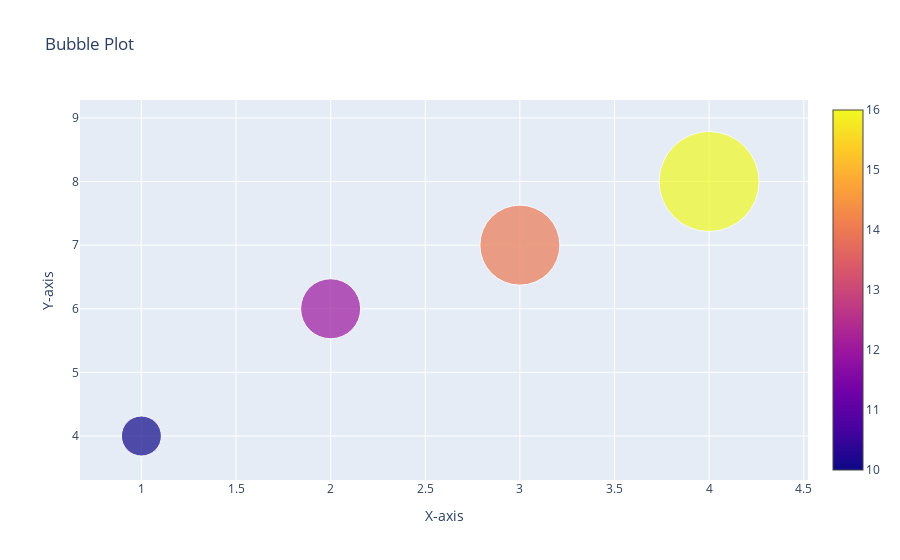

Notebook cell for this chart:
### Code cell
x = [1,2,3,4]
y = [4,6,7,8]

fig = go.Figure(go.Scatter(x=x,y=y,mode="markers",
                           marker=dict(size=[40, 60, 80, 100], 
                                       color=[10, 12, 14, 16], 
                                       # opacity = [1.0, 0.5, 0.6, 0.3],
                                       showscale=True)))
fig.update_layout(title = "Bubble Plot", xaxis_title = "X-axis", yaxis_title = "Y-axis")
fig.show()

### Figure 1 — Plotly figure (JSON) as saved in the notebook; plotly's stock layout.template omitted (floating-point values rounded to 4 significant figures)
{"data": [{"marker": {"color": [10, 12, 14, 16], "showscale": true, "size": [40, 60, 80, 100]}, "mode": "markers", "type": "scatter", "x": [1, 2, 3, 4], "y": [4, 6, 7, 8]}], "layout": {"title": {"text": "Bubble Plot"}, "xaxis": {"title": {"text": "X-axis"}}, "yaxis": {"title": {"text": "Y-axis"}}}}
